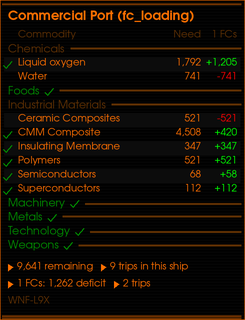

The script that saved this image:
#!/usr/bin/env python3
"""Offline PNG preview of PlotBuildCommodities — no X11, no Elite."""

from __future__ import annotations

from pathlib import Path

from colony import BuildListModel, ConstructionDepot, DepotNeed
from panel_build import render_build_commodities_bitmap


def sample_model() -> BuildListModel:
    """Match Windows screenshot Commercial Port (fc_loading) list + deltas."""
    needs = (
        DepotNeed("liquidoxygen", "Liquid oxygen", 1792, 1792, 0),
        DepotNeed("water", "Water", 741, 741, 0),
        DepotNeed("foodcartridges", "Food Cartridges", 250, 350, 0),
        DepotNeed("fruitandvegetables", "Fruit and Vegetables", 200, 200, 0),
        DepotNeed("ceramiccomposites", "Ceramic Composites", 521, 521, 0),
        DepotNeed("cmmcomposite", "CMM Composite", 4508, 4508, 0),
        DepotNeed("insulatingmembrane", "Insulating Membrane", 347, 347, 0),
        DepotNeed("polymers", "Polymers", 521, 521, 0),
        DepotNeed("semiconductors", "Semiconductors", 68, 68, 0),
        DepotNeed("superconductors", "Superconductors", 112, 112, 0),
        DepotNeed("buildingfabricators", "Building Fabricators", 120, 120, 0),
        DepotNeed("powergenerators", "Power Generators", 80, 80, 0),
        DepotNeed("aluminium", "Aluminium", 150, 150, 0),
        DepotNeed("steel", "Steel", 100, 100, 0),
        DepotNeed("computercomponents", "Computer Components", 82, 82, 0),
        DepotNeed("nonlethalweapons", "Non-Lethal Weapons", 49, 49, 0),
    )
    # Screenshot FC deltas
    fc = {
        "liquidoxygen": 1792 + 1205,
        "water": 0,
        "ceramiccomposites": 0,
        "cmmcomposite": 4508 + 420,
        "insulatingmembrane": 347 + 347,
        "polymers": 521 + 521,
        "semiconductors": 68 + 58,
        "superconductors": 112 + 112,
        "foodcartridges": 9999,
        "fruitandvegetables": 9999,
        "buildingfabricators": 9999,
        "powergenerators": 9999,
        "aluminium": 9999,
        "steel": 9999,
        "computercomponents": 9999,
        "nonlethalweapons": 9999,
    }
    depot = ConstructionDepot(
        market_id=1,
        progress=0.4,
        complete=False,
        failed=False,
        needs=needs,
        title="Commercial Port",
    )
    return BuildListModel(
        header="Commercial Port (fc_loading)",
        depot=depot,
        ship_cargo={},
        fc_cargo=fc,
        fc_count=1,
        cargo_capacity=1205,
        build_id="WNF-L9X",
    )


def main() -> int:
    rgba, width, height = render_build_commodities_bitmap(sample_model())
    out = Path(__file__).resolve().parent / "preview-build-list.png"
    from PIL import Image

    Image.frombytes("RGBA", (width, height), rgba).save(out)
    print(f"wrote {out} ({width}x{height})", flush=True)
    return 0


if __name__ == "__main__":
    raise SystemExit(main())
